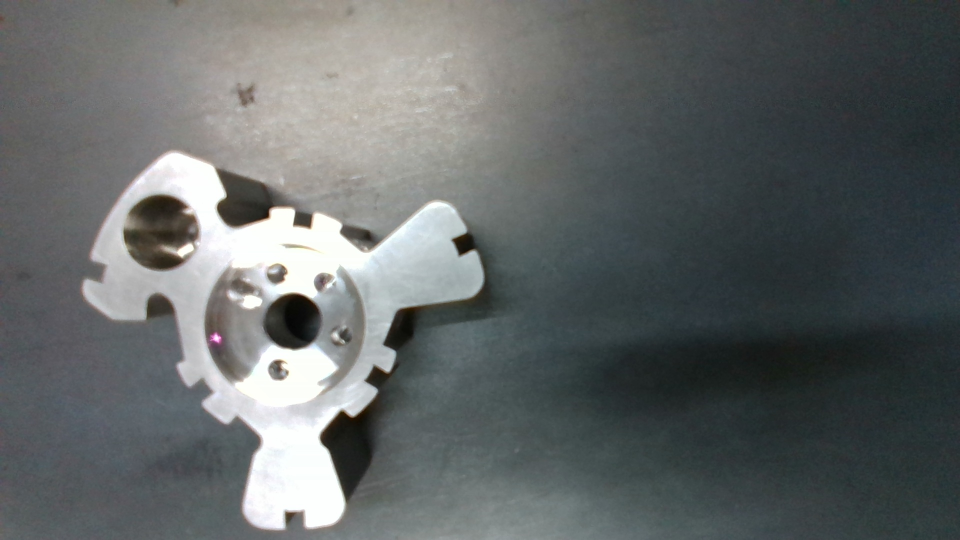
#> input picture template_images/template_1.jpg, 1920 x 1080 px (shown at 1/2 size); its folder holds 3 pictures in this run
$ python find_rot_soln0.py
#> lines starting #> are read from the running program, lines starting #| are printed output that depends on the picture; pictures that were not available may be replaced by others from this repository, and a replacement may not be noted
#> further down, template_img is the input picture: shape (1080, 1920, 3); mean B, G, R 102.8, 102.7, 98.2
import cv2
import numpy as np
import os


def find_rotation_angle(template_img, test_img):
    # Convert images to grayscale
    template_gray = cv2.cvtColor(template_img, cv2.COLOR_BGR2GRAY)
    test_gray = cv2.cvtColor(test_img, cv2.COLOR_BGR2GRAY)

    # Initialize ORB detector
    orb = cv2.ORB_create(nfeatures=1000, scaleFactor=1.2, nlevels=8, edgeThreshold=15, firstLevel=0, WTA_K=2, patchSize=31)

    # Detect keypoints and compute descriptors
    keypoints_template, descriptors_template = orb.detectAndCompute(template_gray, None)
#> keypoints_template = 960 keypoints; strongest (x, y, size): (534, 433, 92.6), (534, 434, 111.1), (545, 419, 111.1), (535, 433, 77.1)
    keypoints_test, descriptors_test = orb.detectAndCompute(test_gray, None)
#> keypoints_test has the same summary as keypoints_template

    # Initialize the BFMatcher with HAMMING distance
    matcher = cv2.BFMatcher(cv2.NORM_HAMMING)

    # Perform KNN matching
    nn_matches = matcher.knnMatch(descriptors_template, descriptors_test, k=2)
#> nn_matches = 960 matches
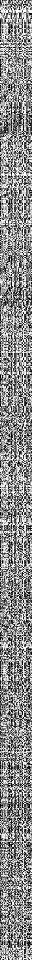
#> descriptors_template: shape (960, 32); min 0, max 255, mean 137.8

    # Apply ratio test to filter good matches
    good_matches = []
    for m, n in nn_matches:
        if m.distance < 0.75 * n.distance:
            good_matches.append(m)
#> after the loop, good_matches = 960 matches

    # Draw matches
    match_img = cv2.drawMatches(template_img, keypoints_template, test_img, keypoints_test, good_matches, None, flags=cv2.DrawMatchesFlags_NOT_DRAW_SINGLE_POINTS)
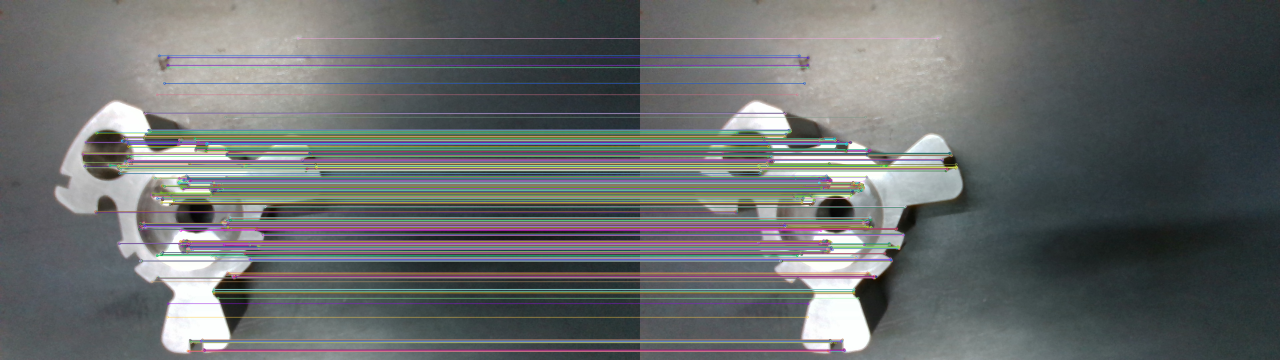
#> match_img: shape (1080, 3840, 3) (shown at 1/3 size); mean B, G, R 107.1, 106.7, 103.3
    cv2.imshow("Matches", match_img)
    cv2.waitKey(0)
    cv2.destroyAllWindows()

    # Extract locations of good matches
    matched_template_pts = np.float32([keypoints_template[m.queryIdx].pt for m in good_matches]).reshape(-1, 1, 2)
#> matched_template_pts = 960 rows, first 8: [894, 115], [478, 167], [504, 173], [503, 195], [493, 249], [471, 284], [434, 340], [676, 351]
    matched_test_pts = np.float32([keypoints_test[m.trainIdx].pt for m in good_matches]).reshape(-1, 1, 2)
#> matched_test_pts has the same summary as matched_template_pts

    # Estimate homography matrix using RANSAC
    H, mask = cv2.findHomography(matched_template_pts, matched_test_pts, cv2.RANSAC, 5.0)
#> H = [[1, 1.09e-15, 1.05e-12], [-9.39e-16, 1, 5.27e-14], [-1.77e-18, 1.58e-18, 1]]; mask = 960 values from 1 to 1

    # Calculate rotation angle from homography matrix
    if H is not None:
        rotation_angle = np.arctan2(H[1, 0], H[0, 0]) * 180 / np.pi
#> rotation_angle = -5.38e-14
        return rotation_angle
    else:
        raise RuntimeError("Homography matrix could not be estimated.")


if __name__ == "__main__":
    script_dir = os.path.dirname(os.path.abspath(__file__))
    # Path to template and test image folders
    template_folder_name = "template_images"
    test_folder_name = "test_images"
    template_folder = os.path.join(script_dir,template_folder_name)
    test_folder = os.path.join(script_dir,test_folder_name)
    i = 1
    for template_filename in sorted(os.listdir(template_folder)):
        if template_filename.startswith("template_"):
            template_path = os.path.join(template_folder, template_filename)
            template_img = cv2.imread(template_path)
            #cv2.imshow("Template_img",template_img)
            #cv2.waitKey(0)
            test_image_folder = os.path.join(test_folder, "type_" + str(i))
            # Iterate over each test image for this template
            for test_filename in sorted(os.listdir(test_image_folder)):
                if not test_filename.startswith("test_"):
                    test_path = os.path.join(test_image_folder, test_filename)
                    test_img = cv2.imread(test_path)
                    ##cv2.imshow("Template_img",template_img)
                    ##cv2.waitKey(0)
                    # Find rotation angle
                    rotation_angle = find_rotation_angle(template_img.copy(), test_img.copy())
#> rotation_angle = -5.38e-14

                    # Display results
                    cv2.putText(test_img, "Rotation Angle: {:.2f} degrees".format(rotation_angle), (50, 50), cv2.FONT_HERSHEY_SIMPLEX, 1, (0, 0, 255), 2)
                    min_height = min(image.shape[0] for image in [template_img,test_img])
#> min_height = 1080
                    resized_images = [cv2.resize(image, (int(image.shape[1]/2),int(image.shape[0]/2))) for image in [template_img,test_img]]
#> resized_images = 2 items
                    concat_img = cv2.hconcat(resized_images)
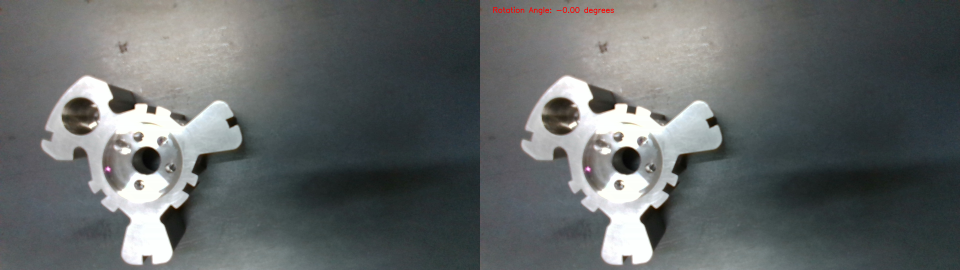
#> concat_img: shape (540, 1920, 3) (shown at 1/2 size); mean of channels 0, 1, 2 102.8, 102.7, 98.4; drawn as B, G, R
                    cv2.imshow("Result", concat_img)
                    cv2.waitKey(0)

            i = i+1
#> pass 2 of the loop `for template_filename in sorted(os.listdir(template_folder)):`:
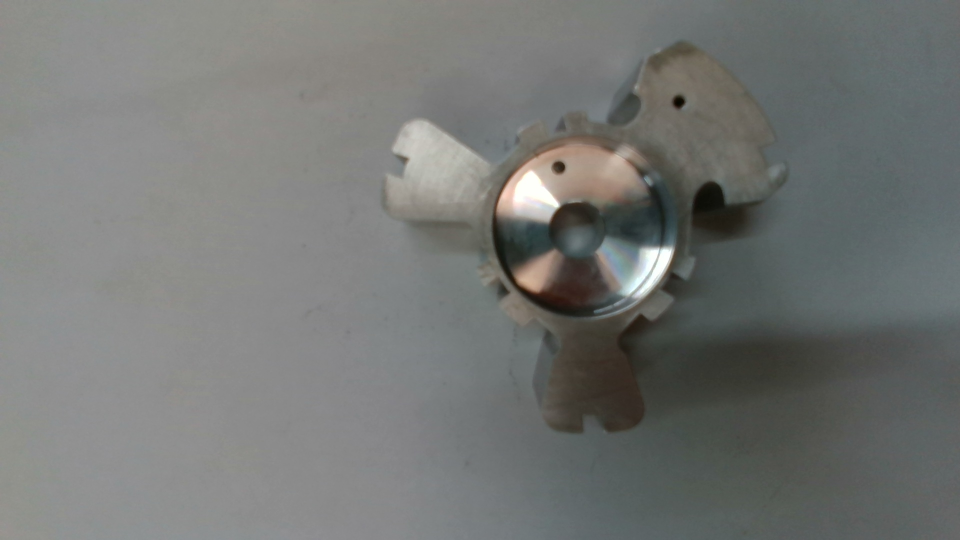
#> input picture template_images/template_2.jpg, 1920 x 1080 px (shown at 1/2 size)
#> template_img is the input picture: shape (1080, 1920, 3); mean B, G, R 116.2, 118.4, 116.4
#> keypoints_template = 247 keypoints; strongest (x, y, size): (1340, 502, 111.1), (1340, 494, 111.1), (1111, 408, 111.1), (1114, 409, 92.6)
#> nn_matches = 247 matches
#> in find_rotation_angle (call 2), `nn_matches = matcher.knnMatch(descriptors_template, descriptors_test, ..`:
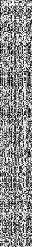
#> descriptors_template: shape (247, 32); min 0, max 255, mean 140
#> after the loop in find_rotation_angle (call 2), `for m, n in nn_matches:`: good_matches = 5 matches
#> in find_rotation_angle (call 2), `match_img = cv2.drawMatches(template_img, keypoints_template, test_img..`:
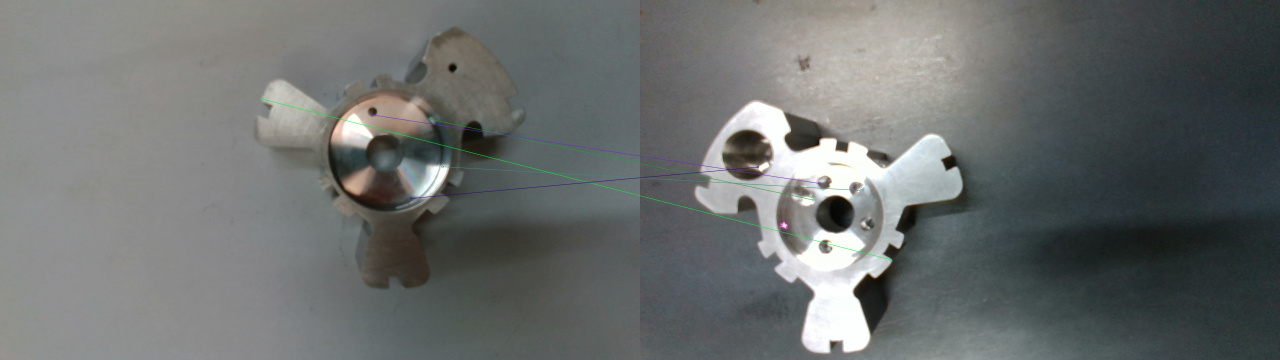
#> match_img: shape (1080, 3840, 3) (shown at 1/3 size); mean B, G, R 109.5, 110.6, 107.1
#> matched_template_pts = [[1289, 357], [1115.6, 344.2], [1327.1, 499.7], [788.3, 297.4], [1232.6, 594.8]]
#> matched_test_pts = [[520.1, 599.7], [537.5, 549.9], [662, 571], [752.5, 779.3], [353, 501]]
#> mask = [0, 0, 0, 0, 0]
#> (the run stopped early here; a loop or call above may not have finished)
